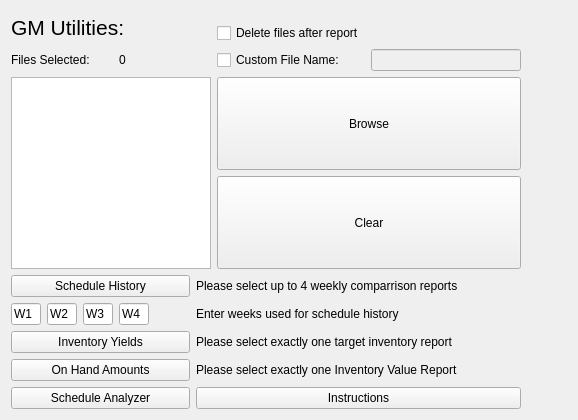
      <widget class="QWidget" name="tab">
       <attribute name="title">
        <string>GM Utils</string>
       </attribute>
       <layout class="QGridLayout" name="gridLayout_3">
        <item row="0" column="0" rowspan="3" colspan="5">
         <widget class="QLabel" name="label_14">
          <property name="maximumSize">
           <size>
            <width>16777215</width>
            <height>32</height>
           </size>
          </property>
          <property name="font">
           <font>
            <pointsize>16</pointsize>
           </font>
          </property>
          <property name="text">
           <string>GM Utilities:</string>
          </property>
          <property name="wordWrap">
           <bool>true</bool>
          </property>
         </widget>
        </item>
        <item row="8" column="6" colspan="4">
         <widget class="QLabel" name="gm_yields_label">
          <property name="text">
           <string>Please select exactly one target inventory report</string>
          </property>
         </widget>
        </item>
        <item row="6" column="6" colspan="4">
         <widget class="QLabel" name="gm_history_label">
          <property name="text">
           <string>Please select up to 4 weekly comparrison reports</string>
          </property>
         </widget>
        </item>
        <item row="6" column="0" colspan="6">
         <widget class="QPushButton" name="btn_gm_history">
          <property name="maximumSize">
           <size>
            <width>200</width>
            <height>16777215</height>
           </size>
          </property>
          <property name="toolTip">
           <string>Generate history for writing schedules from weekly comparisson reports</string>
          </property>
          <property name="text">
           <string>Schedule History</string>
          </property>
         </widget>
        </item>
        <item row="9" column="6" colspan="4">
         <widget class="QLabel" name="gm_onhand_label">
          <property name="text">
           <string>Please select exactly one Inventory Value Report</string>
          </property>
         </widget>
        </item>
        <item row="7" column="1">
         <widget class="QLineEdit" name="w2">
          <property name="maximumSize">
           <size>
            <width>30</width>
            <height>16777215</height>
           </size>
          </property>
          <property name="text">
           <string>W2</string>
          </property>
         </widget>
        </item>
        <item row="10" column="0" colspan="6">
         <widget class="QPushButton" name="btn_gm_schedule_review">
          <property name="maximumSize">
           <size>
            <width>200</width>
            <height>16777215</height>
           </size>
          </property>
          <property name="toolTip">
           <string>Still in the testing phase.... when I find the time</string>
          </property>
          <property name="text">
           <string>Schedule Analyzer</string>
          </property>
         </widget>
        </item>
        <item row="9" column="0" colspan="6">
         <widget class="QPushButton" name="btn_gm_onhand">
          <property name="maximumSize">
           <size>
            <width>200</width>
            <height>16777215</height>
           </size>
          </property>
          <property name="toolTip">
           <string>Generate a spreadsheet with your on hand amounts in the order of your ACO</string>
          </property>
          <property name="text">
           <string>On Hand Amounts</string>
          </property>
         </widget>
        </item>
        <item row="7" column="2">
         <widget class="QLineEdit" name="w3">
          <property name="maximumSize">
           <size>
            <width>30</width>
            <height>16777215</height>
           </size>
          </property>
          <property name="text">
           <string>W3</string>
          </property>
         </widget>
        </item>
        <item row="7" column="3">
         <widget class="QLineEdit" name="w4">
          <property name="maximumSize">
           <size>
            <width>30</width>
            <height>16777215</height>
           </size>
          </property>
          <property name="text">
           <string>W4</string>
          </property>
         </widget>
        </item>
        <item row="8" column="0" colspan="6">
         <widget class="QPushButton" name="btn_gm_yields">
          <property name="maximumSize">
           <size>
            <width>200</width>
            <height>16777215</height>
           </size>
          </property>
          <property name="toolTip">
           <string>Generate a spreadsheet with your yields in the order of your ACO</string>
          </property>
          <property name="text">
           <string>Inventory Yields</string>
          </property>
         </widget>
        </item>
        <item row="7" column="6" colspan="4">
         <widget class="QLabel" name="gm_history_label_2">
          <property name="text">
           <string>Enter weeks used for schedule history</string>
          </property>
         </widget>
        </item>
        <item row="7" column="0">
         <widget class="QLineEdit" name="w1">
          <property name="maximumSize">
           <size>
            <width>30</width>
            <height>16777215</height>
           </size>
          </property>
          <property name="text">
           <string>W1</string>
          </property>
         </widget>
        </item>
        <item row="10" column="6" colspan="3">
         <widget class="QPushButton" name="btn_gm_schedule_help">
          <property name="toolTip">
           <string>Coming soon</string>
          </property>
          <property name="text">
           <string>Instructions</string>
          </property>
         </widget>
        </item>
        <item row="4" column="0" rowspan="2" colspan="7">
         <widget class="QListWidget" name="file_listbox">
          <property name="maximumSize">
           <size>
            <width>200</width>
            <height>16777215</height>
           </size>
          </property>
         </widget>
        </item>
        <item row="3" column="7">
         <widget class="QCheckBox" name="check_custom_file_name">
          <property name="sizePolicy">
           <sizepolicy hsizetype="Expanding" vsizetype="Expanding">
            <horstretch>0</horstretch>
            <verstretch>0</verstretch>
           </sizepolicy>
          </property>
          <property name="text">
           <string>Custom File Name:</string>
          </property>
         </widget>
        </item>
        <item row="2" column="7">
         <widget class="QCheckBox" name="check_delete_2">
          <property name="sizePolicy">
           <sizepolicy hsizetype="Expanding" vsizetype="Expanding">
            <horstretch>0</horstretch>
            <verstretch>0</verstretch>
           </sizepolicy>
          </property>
          <property name="text">
           <string>Delete files after report</string>
          </property>
         </widget>
        </item>
        <item row="3" column="8">
         <widget class="QLineEdit" name="gm_filename">
          <property name="enabled">
           <bool>false</bool>
          </property>
          <property name="sizePolicy">
           <sizepolicy hsizetype="Expanding" vsizetype="Fixed">
            <horstretch>0</horstretch>
            <verstretch>0</verstretch>
           </sizepolicy>
          </property>
          <property name="minimumSize">
           <size>
            <width>150</width>
            <height>0</height>
           </size>
          </property>
          <property name="maximumSize">
           <size>
            <width>200</width>
            <height>16777215</height>
           </size>
          </property>
         </widget>
        </item>
        <item row="3" column="0" colspan="3">
         <widget class="QLabel" name="label_13">
          <property name="text">
           <string>Files Selected:</string>
          </property>
         </widget>
        </item>
        <item row="3" column="3" colspan="3">
         <widget class="QLabel" name="numitems_label">
          <property name="text">
           <string>0</string>
          </property>
         </widget>
        </item>
        <item row="5" column="7" colspan="2">
         <widget class="QPushButton" name="btn_clear">
          <property name="sizePolicy">
           <sizepolicy hsizetype="Expanding" vsizetype="Expanding">
            <horstretch>0</horstretch>
            <verstretch>0</verstretch>
           </sizepolicy>
          </property>
          <property name="toolTip">
           <string>Clear Selection</string>
          </property>
          <property name="text">
           <string>Clear</string>
          </property>
         </widget>
        </item>
        <item row="4" column="7" colspan="2">
         <widget class="QPushButton" name="btn_browse">
          <property name="sizePolicy">
           <sizepolicy hsizetype="Expanding" vsizetype="Expanding">
            <horstretch>0</horstretch>
            <verstretch>0</verstretch>
           </sizepolicy>
          </property>
          <property name="toolTip">
           <string>Open file dialog to browse for reports downloaded from ZOC</string>
          </property>
          <property name="text">
           <string>Browse</string>
          </property>
         </widget>
        </item>
        <item row="4" column="9">
         <spacer name="horizontalSpacer_3">
          <property name="orientation">
           <enum>Qt::Horizontal</enum>
          </property>
          <property name="sizeType">
           <enum>QSizePolicy::Fixed</enum>
          </property>
          <property name="sizeHint" stdset="0">
           <size>
            <width>40</width>
            <height>20</height>
           </size>
          </property>
         </spacer>
        </item>
       </layout>
      </widget>
